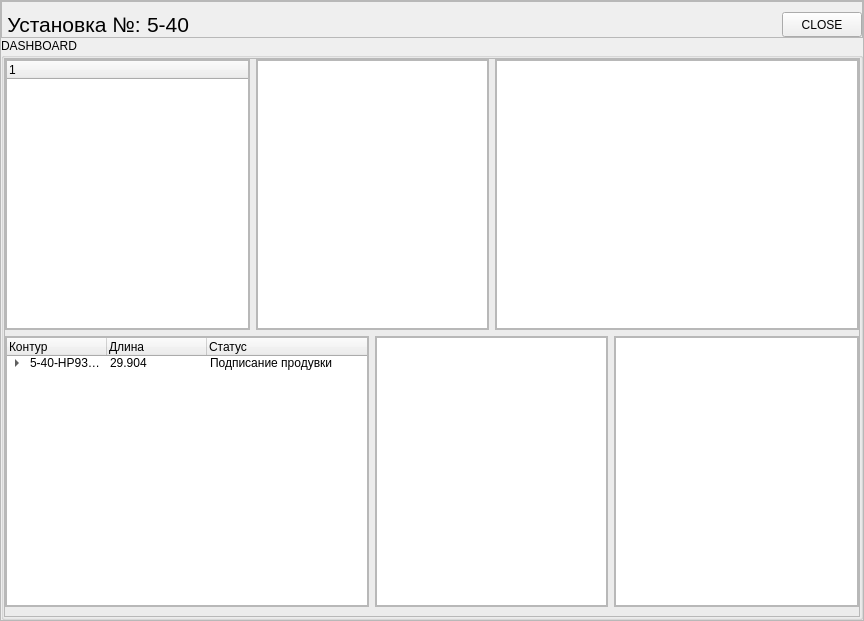
<?xml version="1.0" encoding="UTF-8"?>
<ui version="4.0">
 <class>Form</class>
 <widget class="QWidget" name="Form">
  <property name="geometry">
   <rect>
    <x>0</x>
    <y>0</y>
    <width>864</width>
    <height>621</height>
   </rect>
  </property>
  <property name="sizePolicy">
   <sizepolicy hsizetype="Preferred" vsizetype="Preferred">
    <horstretch>0</horstretch>
    <verstretch>0</verstretch>
   </sizepolicy>
  </property>
  <property name="windowTitle">
   <string>Form</string>
  </property>
  <property name="styleSheet">
   <string notr="true">

#Form {
	border: 1px;
	border-color: black;
	border-style: insert;
	border-radius: 5px;
}

</string>
  </property>
  <layout class="QHBoxLayout" name="horizontalLayout">
   <property name="spacing">
    <number>0</number>
   </property>
   <property name="leftMargin">
    <number>0</number>
   </property>
   <property name="topMargin">
    <number>0</number>
   </property>
   <property name="rightMargin">
    <number>0</number>
   </property>
   <property name="bottomMargin">
    <number>0</number>
   </property>
   <item>
    <widget class="QFrame" name="frame">
     <property name="sizePolicy">
      <sizepolicy hsizetype="Preferred" vsizetype="Preferred">
       <horstretch>0</horstretch>
       <verstretch>0</verstretch>
      </sizepolicy>
     </property>
     <property name="styleSheet">
      <string notr="true"/>
     </property>
     <property name="frameShape">
      <enum>QFrame::StyledPanel</enum>
     </property>
     <property name="frameShadow">
      <enum>QFrame::Raised</enum>
     </property>
     <layout class="QVBoxLayout" name="verticalLayout_9">
      <property name="spacing">
       <number>0</number>
      </property>
      <property name="leftMargin">
       <number>0</number>
      </property>
      <property name="topMargin">
       <number>0</number>
      </property>
      <property name="rightMargin">
       <number>0</number>
      </property>
      <property name="bottomMargin">
       <number>0</number>
      </property>
      <item>
       <widget class="QFrame" name="frame_2">
        <property name="frameShape">
         <enum>QFrame::StyledPanel</enum>
        </property>
        <property name="frameShadow">
         <enum>QFrame::Raised</enum>
        </property>
        <layout class="QHBoxLayout" name="horizontalLayout_2">
         <property name="spacing">
          <number>0</number>
         </property>
         <property name="leftMargin">
          <number>5</number>
         </property>
         <property name="topMargin">
          <number>10</number>
         </property>
         <property name="rightMargin">
          <number>0</number>
         </property>
         <property name="bottomMargin">
          <number>0</number>
         </property>
         <item>
          <widget class="QLabel" name="label">
           <property name="sizePolicy">
            <sizepolicy hsizetype="Preferred" vsizetype="Preferred">
             <horstretch>0</horstretch>
             <verstretch>0</verstretch>
            </sizepolicy>
           </property>
           <property name="minimumSize">
            <size>
             <width>0</width>
             <height>0</height>
            </size>
           </property>
           <property name="font">
            <font>
             <pointsize>16</pointsize>
            </font>
           </property>
           <property name="text">
            <string>Установка №: </string>
           </property>
           <property name="alignment">
            <set>Qt::AlignCenter</set>
           </property>
          </widget>
         </item>
         <item>
          <widget class="QLabel" name="label_2">
           <property name="sizePolicy">
            <sizepolicy hsizetype="Preferred" vsizetype="Preferred">
             <horstretch>0</horstretch>
             <verstretch>0</verstretch>
            </sizepolicy>
           </property>
           <property name="minimumSize">
            <size>
             <width>0</width>
             <height>0</height>
            </size>
           </property>
           <property name="font">
            <font>
             <pointsize>16</pointsize>
            </font>
           </property>
           <property name="text">
            <string>5-40</string>
           </property>
           <property name="alignment">
            <set>Qt::AlignCenter</set>
           </property>
          </widget>
         </item>
         <item>
          <spacer name="horizontalSpacer">
           <property name="orientation">
            <enum>Qt::Horizontal</enum>
           </property>
           <property name="sizeHint" stdset="0">
            <size>
             <width>40</width>
             <height>20</height>
            </size>
           </property>
          </spacer>
         </item>
         <item>
          <widget class="QPushButton" name="pushButton">
           <property name="sizePolicy">
            <sizepolicy hsizetype="Preferred" vsizetype="Preferred">
             <horstretch>0</horstretch>
             <verstretch>0</verstretch>
            </sizepolicy>
           </property>
           <property name="text">
            <string>CLOSE</string>
           </property>
           <property name="icon">
            <iconset>
             <normaloff>../icons/iface/icons8-close-64.png</normaloff>../icons/iface/icons8-close-64.png</iconset>
           </property>
           <property name="iconSize">
            <size>
             <width>24</width>
             <height>24</height>
            </size>
           </property>
          </widget>
         </item>
        </layout>
       </widget>
      </item>
      <item>
       <widget class="QGroupBox" name="groupBox">
        <property name="sizePolicy">
         <sizepolicy hsizetype="Preferred" vsizetype="Preferred">
          <horstretch>0</horstretch>
          <verstretch>0</verstretch>
         </sizepolicy>
        </property>
        <property name="maximumSize">
         <size>
          <width>16777215</width>
          <height>16777215</height>
         </size>
        </property>
        <property name="font">
         <font>
          <italic>false</italic>
         </font>
        </property>
        <property name="title">
         <string>DASHBOARD</string>
        </property>
        <layout class="QVBoxLayout" name="verticalLayout">
         <property name="spacing">
          <number>0</number>
         </property>
         <property name="leftMargin">
          <number>0</number>
         </property>
         <property name="topMargin">
          <number>0</number>
         </property>
         <property name="rightMargin">
          <number>0</number>
         </property>
         <property name="bottomMargin">
          <number>0</number>
         </property>
         <item>
          <widget class="QFrame" name="frame_3">
           <property name="frameShape">
            <enum>QFrame::StyledPanel</enum>
           </property>
           <property name="frameShadow">
            <enum>QFrame::Raised</enum>
           </property>
           <layout class="QGridLayout" name="gridLayout_2">
            <property name="leftMargin">
             <number>0</number>
            </property>
            <property name="topMargin">
             <number>0</number>
            </property>
            <property name="rightMargin">
             <number>0</number>
            </property>
            <property name="bottomMargin">
             <number>9</number>
            </property>
            <item row="0" column="0">
             <widget class="QFrame" name="frame_5">
              <property name="frameShape">
               <enum>QFrame::StyledPanel</enum>
              </property>
              <property name="frameShadow">
               <enum>QFrame::Raised</enum>
              </property>
              <layout class="QVBoxLayout" name="verticalLayout_3">
               <property name="spacing">
                <number>0</number>
               </property>
               <property name="leftMargin">
                <number>0</number>
               </property>
               <property name="topMargin">
                <number>0</number>
               </property>
               <property name="rightMargin">
                <number>0</number>
               </property>
               <property name="bottomMargin">
                <number>0</number>
               </property>
               <item>
                <widget class="QTreeWidget" name="treeWidget">
                 <column>
                  <property name="text">
                   <string notr="true">1</string>
                  </property>
                 </column>
                </widget>
               </item>
              </layout>
             </widget>
            </item>
            <item row="0" column="1" colspan="2">
             <widget class="QFrame" name="frame_4">
              <property name="frameShape">
               <enum>QFrame::StyledPanel</enum>
              </property>
              <property name="frameShadow">
               <enum>QFrame::Raised</enum>
              </property>
              <layout class="QVBoxLayout" name="verticalLayout_2">
               <property name="spacing">
                <number>0</number>
               </property>
               <property name="leftMargin">
                <number>0</number>
               </property>
               <property name="topMargin">
                <number>0</number>
               </property>
               <property name="rightMargin">
                <number>0</number>
               </property>
               <property name="bottomMargin">
                <number>0</number>
               </property>
               <item>
                <widget class="QGraphicsView" name="graphicsView">
                 <property name="sizePolicy">
                  <sizepolicy hsizetype="Preferred" vsizetype="Expanding">
                   <horstretch>0</horstretch>
                   <verstretch>0</verstretch>
                  </sizepolicy>
                 </property>
                </widget>
               </item>
              </layout>
             </widget>
            </item>
            <item row="0" column="3" colspan="2">
             <widget class="QFrame" name="frame_6">
              <property name="frameShape">
               <enum>QFrame::StyledPanel</enum>
              </property>
              <property name="frameShadow">
               <enum>QFrame::Raised</enum>
              </property>
              <layout class="QVBoxLayout" name="verticalLayout_4">
               <property name="spacing">
                <number>0</number>
               </property>
               <property name="leftMargin">
                <number>0</number>
               </property>
               <property name="topMargin">
                <number>0</number>
               </property>
               <property name="rightMargin">
                <number>0</number>
               </property>
               <property name="bottomMargin">
                <number>0</number>
               </property>
               <item>
                <widget class="QListView" name="listView"/>
               </item>
              </layout>
             </widget>
            </item>
            <item row="1" column="2" colspan="2">
             <widget class="QFrame" name="frame_7">
              <property name="frameShape">
               <enum>QFrame::StyledPanel</enum>
              </property>
              <property name="frameShadow">
               <enum>QFrame::Raised</enum>
              </property>
              <layout class="QVBoxLayout" name="verticalLayout_5">
               <property name="spacing">
                <number>0</number>
               </property>
               <property name="leftMargin">
                <number>0</number>
               </property>
               <property name="topMargin">
                <number>0</number>
               </property>
               <property name="rightMargin">
                <number>0</number>
               </property>
               <property name="bottomMargin">
                <number>0</number>
               </property>
               <item>
                <widget class="QListView" name="listView_2"/>
               </item>
              </layout>
             </widget>
            </item>
            <item row="1" column="4">
             <widget class="QFrame" name="frame_8">
              <property name="frameShape">
               <enum>QFrame::StyledPanel</enum>
              </property>
              <property name="frameShadow">
               <enum>QFrame::Raised</enum>
              </property>
              <layout class="QVBoxLayout" name="verticalLayout_6">
               <property name="spacing">
                <number>0</number>
               </property>
               <property name="leftMargin">
                <number>0</number>
               </property>
               <property name="topMargin">
                <number>0</number>
               </property>
               <property name="rightMargin">
                <number>0</number>
               </property>
               <property name="bottomMargin">
                <number>0</number>
               </property>
               <item>
                <widget class="QListView" name="listView_3"/>
               </item>
              </layout>
             </widget>
            </item>
            <item row="1" column="0" colspan="2">
             <widget class="QFrame" name="frame_9">
              <property name="frameShape">
               <enum>QFrame::StyledPanel</enum>
              </property>
              <property name="frameShadow">
               <enum>QFrame::Raised</enum>
              </property>
              <layout class="QVBoxLayout" name="verticalLayout_8">
               <property name="spacing">
                <number>0</number>
               </property>
               <property name="leftMargin">
                <number>0</number>
               </property>
               <property name="topMargin">
                <number>0</number>
               </property>
               <property name="rightMargin">
                <number>0</number>
               </property>
               <property name="bottomMargin">
                <number>0</number>
               </property>
               <item>
                <widget class="QTreeWidget" name="treeWidget_2">
                 <column>
                  <property name="text">
                   <string>Контур</string>
                  </property>
                 </column>
                 <column>
                  <property name="text">
                   <string>Длина</string>
                  </property>
                 </column>
                 <column>
                  <property name="text">
                   <string>Статус</string>
                  </property>
                 </column>
                 <item>
                  <property name="text">
                   <string>5-40-HP93008-002E</string>
                  </property>
                  <property name="text">
                   <string>29.904</string>
                  </property>
                  <property name="text">
                   <string>Подписание продувки</string>
                  </property>
                  <item>
                   <property name="text">
                    <string>CGGC</string>
                   </property>
                   <property name="text">
                    <string>Подписано</string>
                   </property>
                   <property name="text">
                    <string/>
                   </property>
                  </item>
                  <item>
                   <property name="text">
                    <string>VELESSTROY</string>
                   </property>
                   <property name="text">
                    <string>Подписано</string>
                   </property>
                  </item>
                  <item>
                   <property name="text">
                    <string>NI-PI</string>
                   </property>
                   <property name="text">
                    <string>На подписании..</string>
                   </property>
                   <property name="text">
                    <string/>
                   </property>
                  </item>
                  <item>
                   <property name="text">
                    <string>SG</string>
                   </property>
                   <property name="text">
                    <string>Ожидание</string>
                   </property>
                  </item>
                  <item>
                   <property name="text">
                    <string>Ni-Pi OS</string>
                   </property>
                   <property name="text">
                    <string>Ожидание</string>
                   </property>
                  </item>
                 </item>
                </widget>
               </item>
              </layout>
             </widget>
            </item>
           </layout>
          </widget>
         </item>
        </layout>
       </widget>
      </item>
     </layout>
    </widget>
   </item>
  </layout>
 </widget>
 <resources/>
 <connections/>
</ui>
